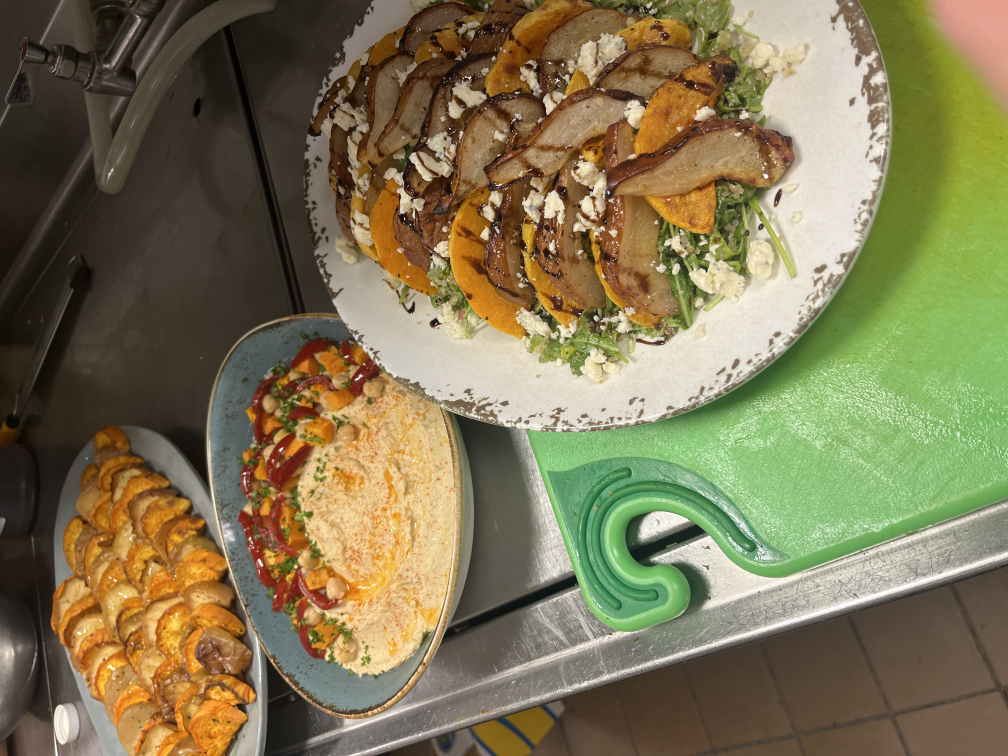
#> input picture linkedin_assets/Culinary14.JPG, 4032 x 3024 px, given in place of hero-culinary.jpg, which was not available (shown at 1/4 size)
$ python make_thumbnail.py
#> lines starting #> are read from the running program, lines starting #| are printed output that depends on the picture; pictures that were not available may be replaced by others from this repository, and a replacement may not be noted
from PIL import Image, ImageEnhance, ImageFilter

bg_path = '/Users/alexandregarcia/Brasa-Meat-Intelligence-BACKUP/agv-website/src/assets/hero-culinary.jpg'
logo_path = '/Users/alexandregarcia/Brasa-Meat-Intelligence-BACKUP/agv-website/public/agv-logo-header.png'
out_path = '/Users/alexandregarcia/Brasa-Meat-Intelligence-BACKUP/linkedin_assets/agv_premium_thumbnail.jpg'

target_size = (1200, 627)

bg = Image.open(bg_path).convert('RGB')
#> bg is the input picture: PIL image 4032x3024 RGB; mean R, G, B 127.7, 118.3, 83.5
logo = Image.open(logo_path).convert('RGBA')
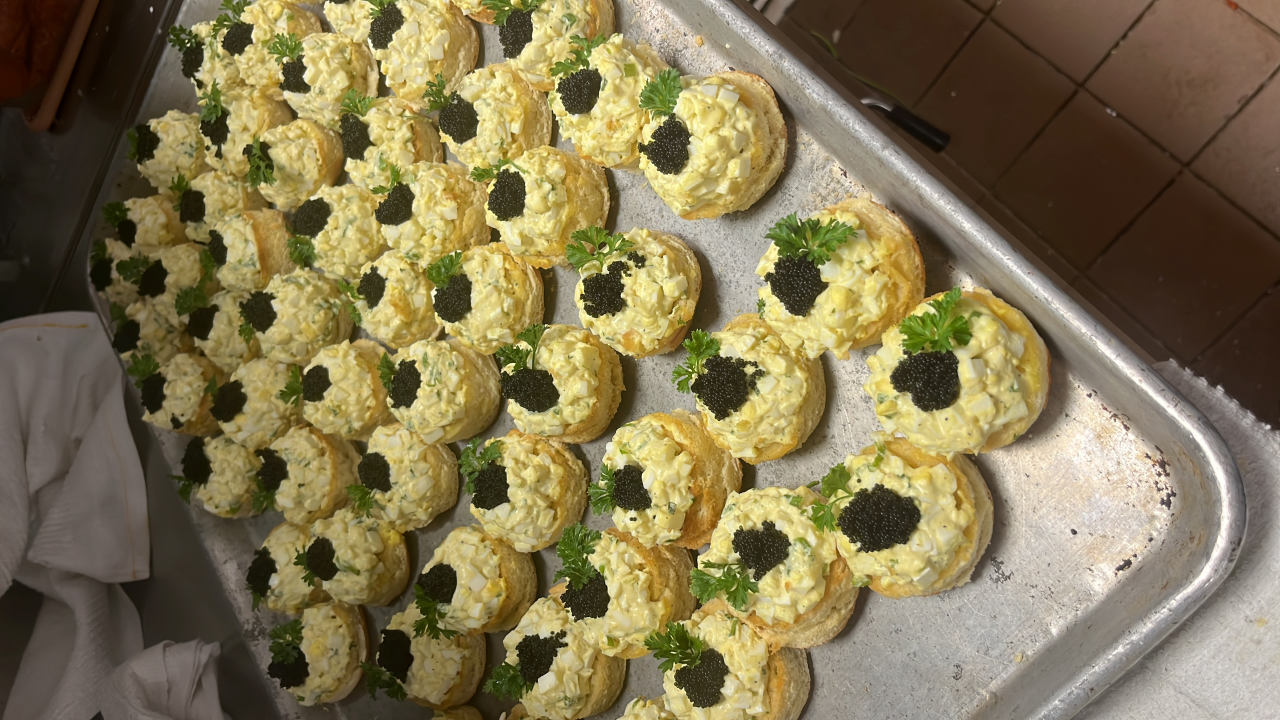
#> input picture linkedin_assets/Culinary16.JPG, 3840 x 2160 px, given in place of agv-logo-header.png, which was not available (shown at 1/3 size)

# Crop and resize background to fill 1200x627
bg_ratio = bg.width / bg.height
#> bg_ratio = 1.33
target_ratio = target_size[0] / target_size[1]

if bg_ratio > target_ratio:
    # BG is wider, crop width
    new_width = int(target_ratio * bg.height)
    offset = (bg.width - new_width) // 2
    bg = bg.crop((offset, 0, offset + new_width, bg.height))
else:
    # BG is taller, crop height
    new_height = int(bg.width / target_ratio)
#> new_height = 2106
    offset = (bg.height - new_height) // 2
#> offset = 459
    bg = bg.crop((0, offset, bg.width, offset + new_height))
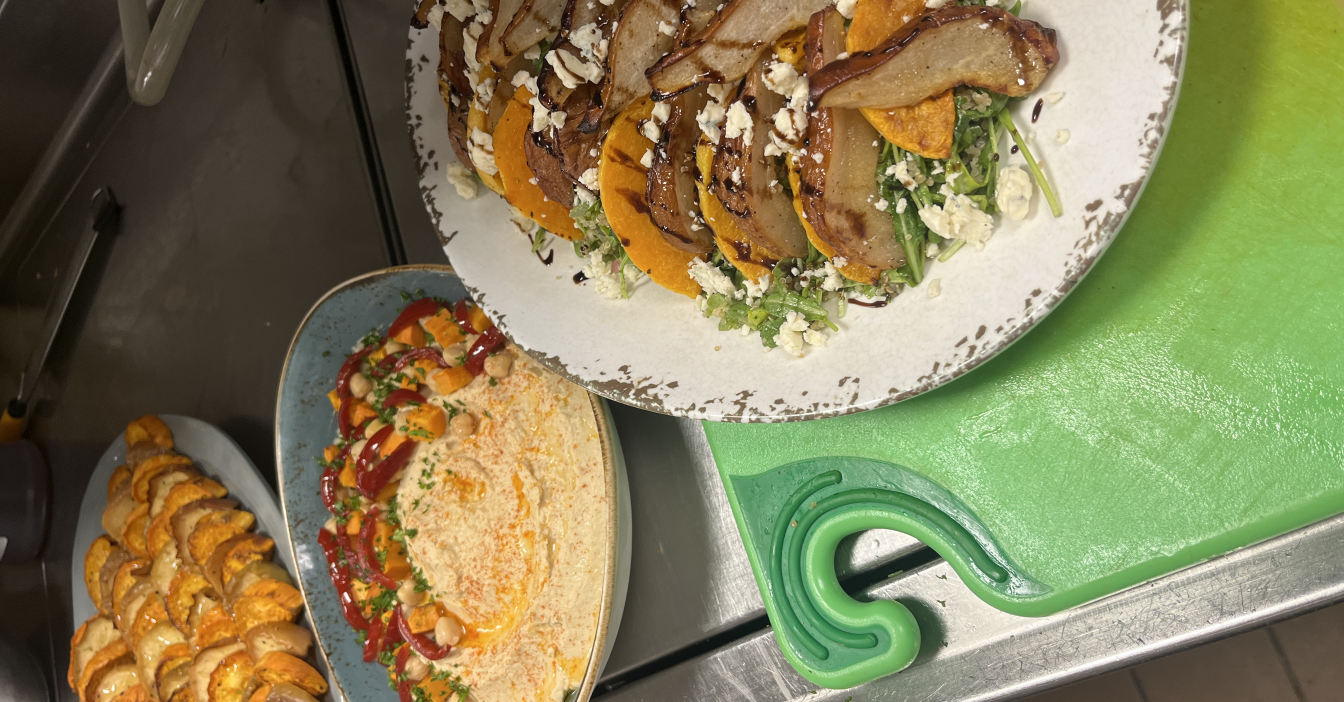
#> bg: PIL image 4032x2106 RGB (shown at 1/3 size); mean R, G, B 133.1, 127.5, 88.6

bg = bg.resize(target_size, Image.Resampling.LANCZOS)
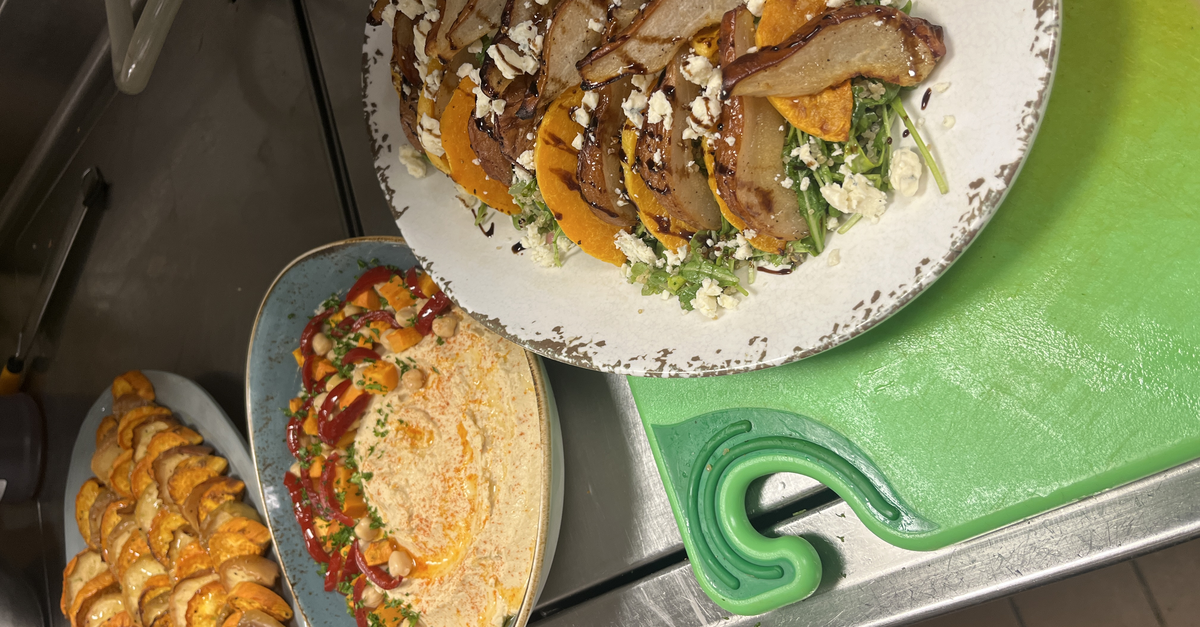
#> bg: PIL image 1200x627 RGB; mean R, G, B 133.1, 127.5, 88.6

# Darken background slightly to make logo pop
enhancer = ImageEnhance.Brightness(bg)
bg = enhancer.enhance(0.4) # Darken to 40%
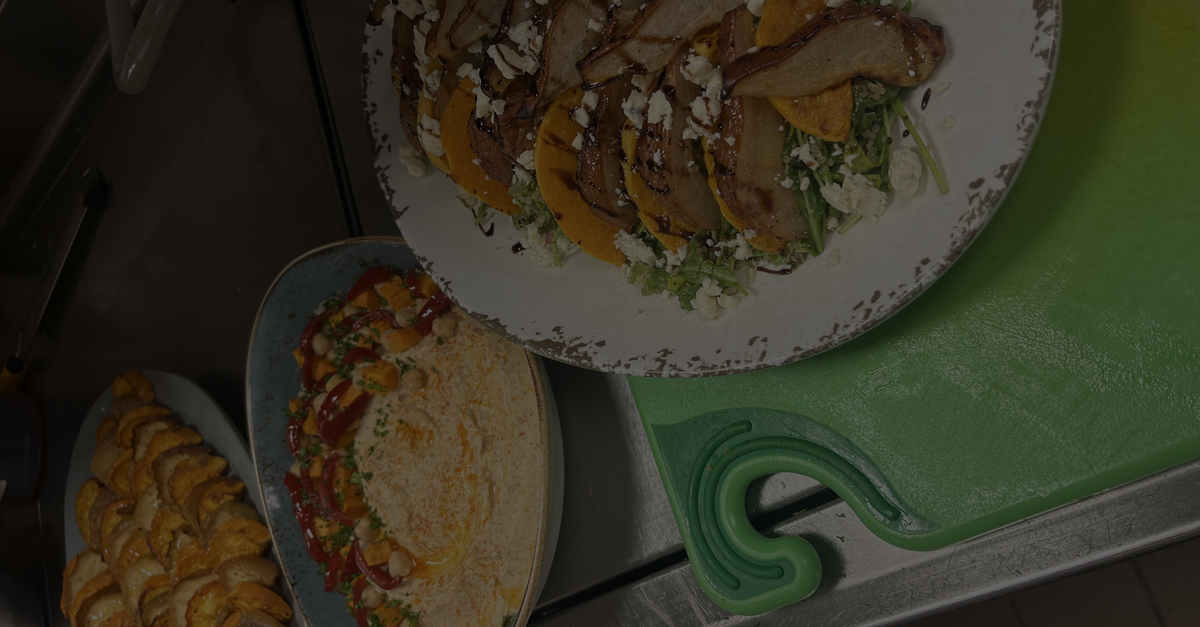
#> bg: PIL image 1200x627 RGB; mean R, G, B 52.9, 50.6, 35

# Blur slightly for depth of field effect
bg = bg.filter(ImageFilter.GaussianBlur(radius=2))

# Resize logo (make it prominent, say 600px wide max)
logo_width = 800
logo_ratio = logo.width / logo.height
#> logo_ratio = 1.78
logo_height = int(logo_width / logo_ratio)
#> logo_height = 450
logo = logo.resize((logo_width, logo_height), Image.Resampling.LANCZOS)
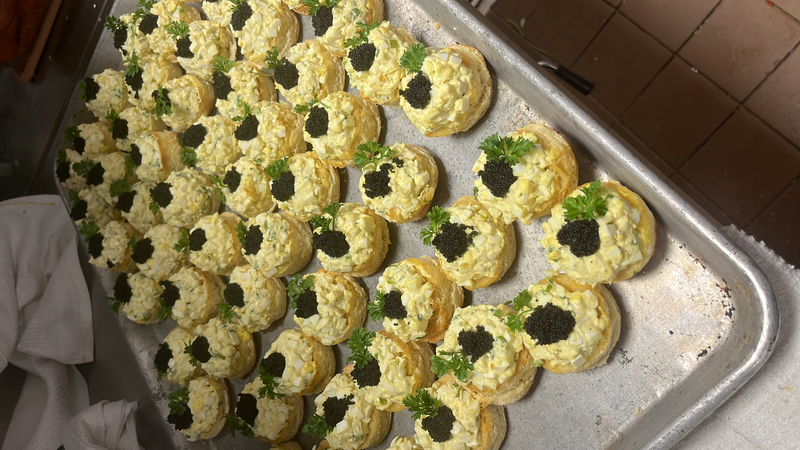
#> logo: PIL image 800x450 RGBA; mean R, G, B, A 131.1, 118.4, 82.8, 255

# Calculate position for center
pos_x = (target_size[0] - logo_width) // 2
pos_y = (target_size[1] - logo_height) // 2
#> pos_y = 88

# Paste logo
bg.paste(logo, (pos_x, pos_y), logo)
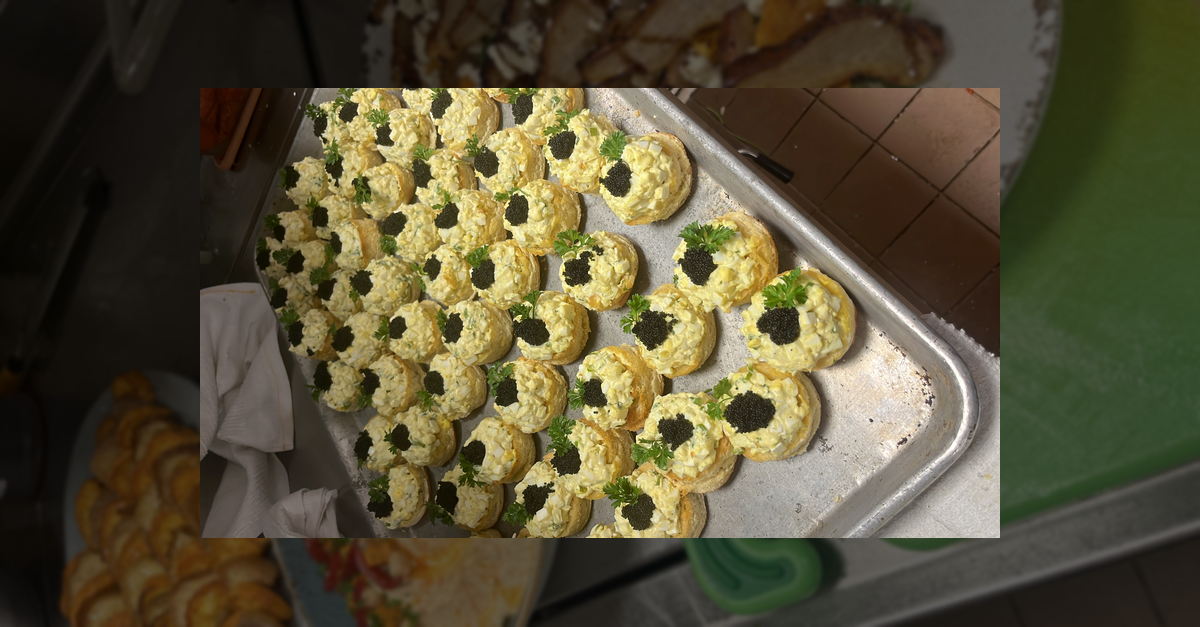
#> bg: PIL image 1200x627 RGB; mean R, G, B 87.4, 80.5, 55.3

bg.save(out_path, quality=95)
print("Thumbnail created at:", out_path)
